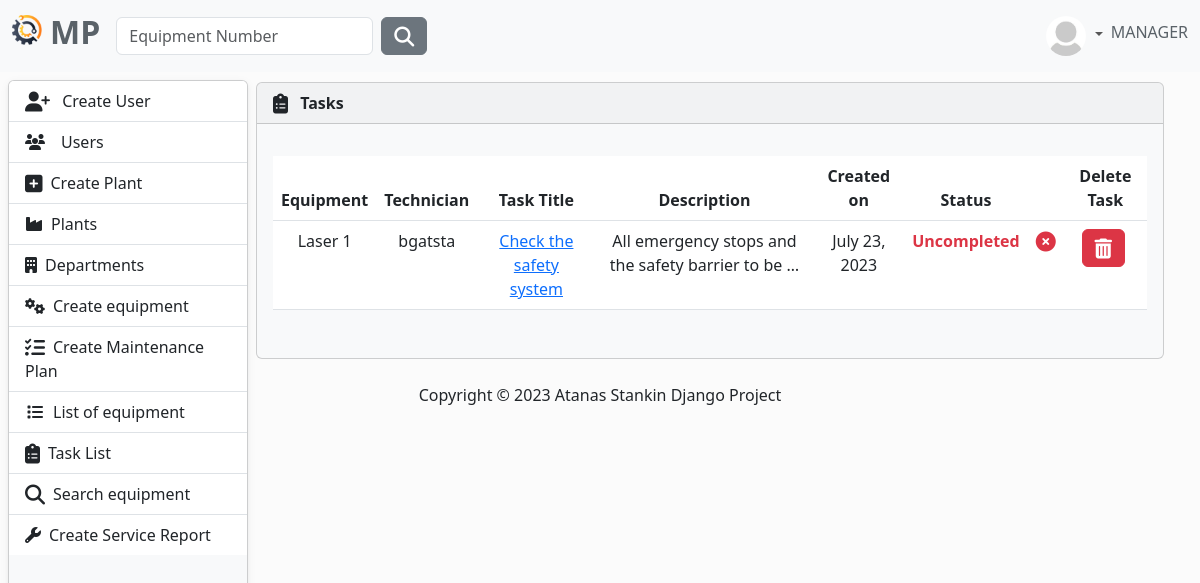
Screenshot of /task/all-tasks/ (signed in) with the database file from the repository.
### MaintenancePlanner/accounts/models.py (models this page shows, shortened)
class AppUser(AbstractUser, PermissionsMixin):
    username = models.CharField(
        max_length=30,
        validators=[
            MinLengthValidator(4),
        ],
        unique=True,
    )
    first_name = models.CharField(
        max_length=30,
        validators=[
            MinLengthValidator(2),
            user_name_validator,
        ]
    )
    last_name = models.CharField(
        max_length=30,
        validators=[
            MinLengthValidator(2),
            user_name_validator,
        ]
    )
    email = models.EmailField(unique=True)
    class Role(models.TextChoices):
        MANAGER = "MANAGER", 'Manager'
        SUPERVISOR = "SUPERVISOR", 'Supervisor'
        OPERATOR = "OPERATOR", 'Operator'
    role = models.CharField(max_length=50, choices=Role.choices)

class Profile(models.Model):
    user = models.OneToOneField(AppUser, on_delete=models.CASCADE)
    image = models.ImageField(
        default='images/default.jpg',
        null=True,
        blank=True,
        upload_to='images/'
    )

### MaintenancePlanner/task/models.py (models this page shows, shortened)
class Task(models.Model):
    technician = models.ForeignKey(UserModel, on_delete=models.CASCADE)
    equipment = models.ForeignKey(
        to=Equipment,
        on_delete=models.CASCADE,
    )
    title = models.CharField(
        max_length=256,
    )
    description = models.TextField(null=True, blank=True)
    complete = models.BooleanField(default=False)
    created_on = models.DateField(auto_now_add=True)
    class Meta:
        ordering = ['complete']

### MaintenancePlanner/equipment/models.py (models this page shows)
class Equipment(models.Model):
    description = models.CharField(
        max_length=50,
        validators=[equipment_name_validator],
    )
    type = models.CharField(
        max_length=30,
        choices=TYPE_OF_EQUIPMENT
    )
    acquisition_date = models.DateField(
        blank=True,
        null=True,
        verbose_name='Acquisition Date',
    )
    acquisition_value = models.FloatField(
        blank=True,
        null=True,
        verbose_name='Acquisition Value',
    )
    currency_code = models.CharField(
        max_length=10,
        choices=CURRENCY_CHOICES,
        default='EUR',
    )
    year_of_manufacture = models.PositiveIntegerField(
        verbose_name='Year of Manufacture',
        null=True,
        blank=True,
    )
    manufacturer = models.CharField(
        max_length=30,
        blank=True,
        null=True,
    )
    model_number = models.CharField(
        max_length=30,
        blank=True,
        null=True,
        verbose_name='Model Number'
    )
    part_number = models.CharField(
        max_length=30,
        blank=True,
        null=True,
        verbose_name='Manufacturer Part Number',
    )
    serial_number = models.CharField(
        max_length=30,
        blank=True,
        null=True,
        verbose_name='Manufacturer Serial Number',
    )
    plant = models.ForeignKey(
        to=Plant,
        on_delete=models.CASCADE)
    department = models.ForeignKey(
        to=Department,
        on_delete=models.CASCADE)
    def __str__(self):
        return self.description

### MaintenancePlanner/task/views.py (the view)
# urls.py: path('all-tasks/', AllTasksList.as_view(), name='all-tasks'),
class AllTasksList(LoginRequiredMixin, AllowedUsersMixin, ListView):
    allowed_roles = ['MANAGER', 'SUPERVISOR']
    model = Task
    context_object_name = 'tasks'
    template_name = 'all-tasks.html'
    ordering = ['equipment', 'technician']

### MaintenancePlanner/accounts/mixins.py (called while the page is built)
    def dispatch(self, request, *args, **kwargs):
        if request.user.role in self.allowed_roles:
            return super().dispatch(request, *args, **kwargs)
        else:
            return redirect('home-page')

### MaintenancePlanner/task/templates/all-tasks.html (shortened to what this page needs)
{% extends "base.html" %}
{% block content %}
    <div class="row justify-content-center ">
        <div class="col-12 ">
            {% if tasks %}
                <div class="card bg-light ms-1 me-4 mb-4 mt-0">
                    <div class="card-header">
                        <i class="fa-solid fa-clipboard-list fa-lg me-2"></i>
                        <strong>Tasks</strong>
                    </div>
                    <div class="card-body">
                        <p class="card-text">
                        <div class="table-responsive">
                            <table class="table table-hover">
                                <thead class="text-center">
                                <tr>
                                    <th scope="col">Equipment</th>
                                    <th scope="col">Technician</th>
                                    <th scope="col">Task Title</th>
                                    <th scope="col">Description</th>
                                    <th scope="col">Created on</th>
                                    <th scope="col">Status</th>
                                    <th scope="col"></th>
                                    <th scope="col">Delete Task</th>
                                </tr>
                                </thead>
                                <tbody class="text-center">
                                {% for task in  tasks %}
                                    <tr>
                                        <td>
                                            {{ task.equipment }}
                                        </td>
                                        <td>
                                            {{ task.technician }}
                                        </td>
                                        <td>
                                            <a class="link-primary" href="{% url 'update-task' task.id %}">
                                                {{ task.title }}
                                            </a>
                                        </td>
                                        <td>{{ task.description|truncatechars:50 }}</td>
                                        <td>{{ task.created_on }}</td>
                                        <td>{% if task.complete %}
                                            <span class="text-success fw-bold">Completed</span>
                                        {% else %}
                                            <span class="text-danger fw-bold">Uncompleted</span>
                                        {% endif %}</td>
                                        <td>
                                            {% if task.complete %}
                                                <i class="fa-regular fa-circle-check fa-lg fw-bold text-success"></i>
                                            {% else %}
                                                <i class="fa-solid fa-circle-xmark fa-lg fw-bold text-danger"></i>
                                            {% endif %}
                                        </td>
                                        <td>
                                            <button type="button" class="btn btn-danger me-1"
                                                    href="{% url 'delete-task' task.id %}"
                                                    data-bs-toggle="modal"
                                                    data-bs-target="#myModal2{{ task.id }}">
                                                <i class="fa-solid fa-trash-can fa-lg"></i>
                                            </button>
                                        </td>
                                    </tr>
                                {% endfor %}
                                </tbody>
                            </table>
                        </div>
                        </p>
                    </div>
                </div>
            {% endif %}
        </div>
    </div>
{% endblock %}

### templates/partials/navbar.html (shortened to what this page needs)
{% load static %}
<nav class="navbar navbar-expand-lg bg-light fixed-top" data-bs-theme="light">
    <div class="container-fluid">
        <a class="navbar-brand" href="{% url 'home-page' %}">
            <ul class="navbar-nav ms-auto d-flex flex-row">
                <li><img class="logo me-2" src="{% static 'img/logo.png' %}" alt="logo" height="30"></li>
                <li><h2 style="color: #5a6268; font-weight: bold">MP</h2></li>
            </ul>
        </a>
        <div class="collapse navbar-collapse" id="navbarColor01">
            {% if user.is_authenticated %}
                <form class="d-flex" method=POST action="{% url 'search-equipment' %}">
                    <input class="form-control me-sm-2" type="search" placeholder="Equipment Number"
                           name="number">
                    <button class="btn btn-secondary my-2 my-sm-0" type="submit"><i
                            class="fa-solid fa-magnifying-glass fa-lg"></i></button>
                </form>
            {% endif %}
            <ul class="navbar-nav ms-auto d-flex flex-row">
                {% if not request.user.is_authenticated %}
                    <li class="nav-item">
                        <a class="nav-link" href="{% url 'login' %}"><i
                                class="fa-solid fa-right-to-bracket fa-lg me-2"></i>Sig In
                        </a>
                    </li>
                {% else %}
                    <li class="nav-item dropdown d-flex align-items-center">
                        <div class="btn-group dropdown">
                            <a class="nav-link dropdown-toggle" data-bs-toggle="dropdown" href="#" role="button"
                               aria-haspopup="true" aria-expanded="false">
                                {% if user.profile.image %}
                                    <img src="{{ user.profile.image.url }}" class="rounded-circle" height="40"
                                         loading="lazy"/>
                                {% else %}
                                    <img src="{% static 'img/profile-img.png' %}" class="rounded-circle" height="40"
                                         loading="lazy"/>
                                {% endif %}
                            </a>
                        </div>
                        <h6 style="color: #5a6268">{{ request.user.role }}</h6>
                    </li>
                {% endif %}
            </ul>
        </div>
    </div>
</nav>

### static/css/body.css (style rules this page uses)
body { background-color: #fbfbfb; }

### rows the page displays
AppUser: profile.image (placeholder picture), user.role "MANAGER"
Task: equipment "Laser 1", technician "bgatsta", title "Check the safety system", description "All emergency stops and the safety barrier to be …", created_on "July 23, 2023", complete "Uncompleted"
